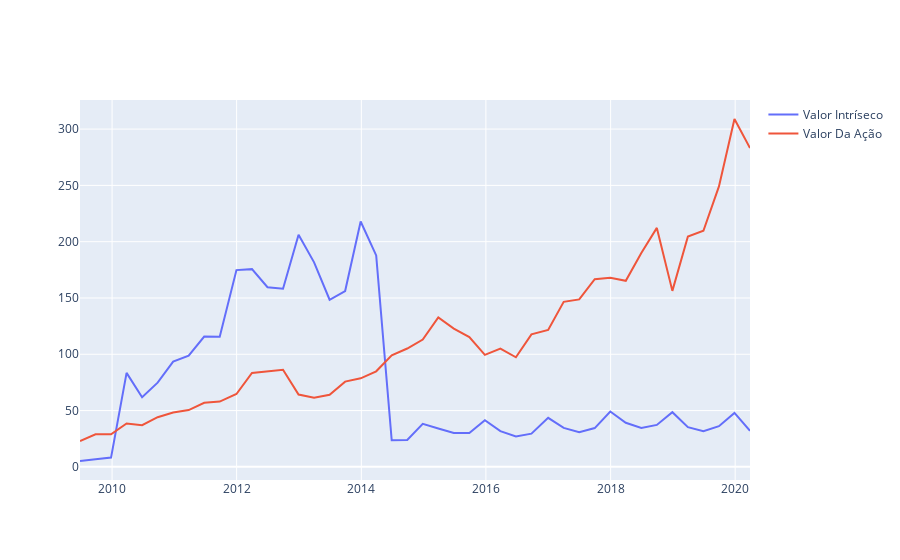

The notebook cell saved with this chart:
### Code cell
fig = go.Figure()

#fig.add_trace(go.Scatter(x=dates_metrics, y=lpa,
#                    mode='lines',
#                    name='Lucro por Ação'))

#fig.add_trace(go.Scatter(x=dates_metrics, y=vpa,
#                    mode='lines',
#                    name='Valor Patrimonial por Ação'))

fig.add_trace(go.Scatter(x=dates_metrics, y=vi,
                    mode='lines',
                    name='Valor Intríseco'))

fig.add_trace(go.Scatter(x=dates_valuation, y=prices,
                    mode='lines',
                    name='Valor Da Ação'))

fig.show()
